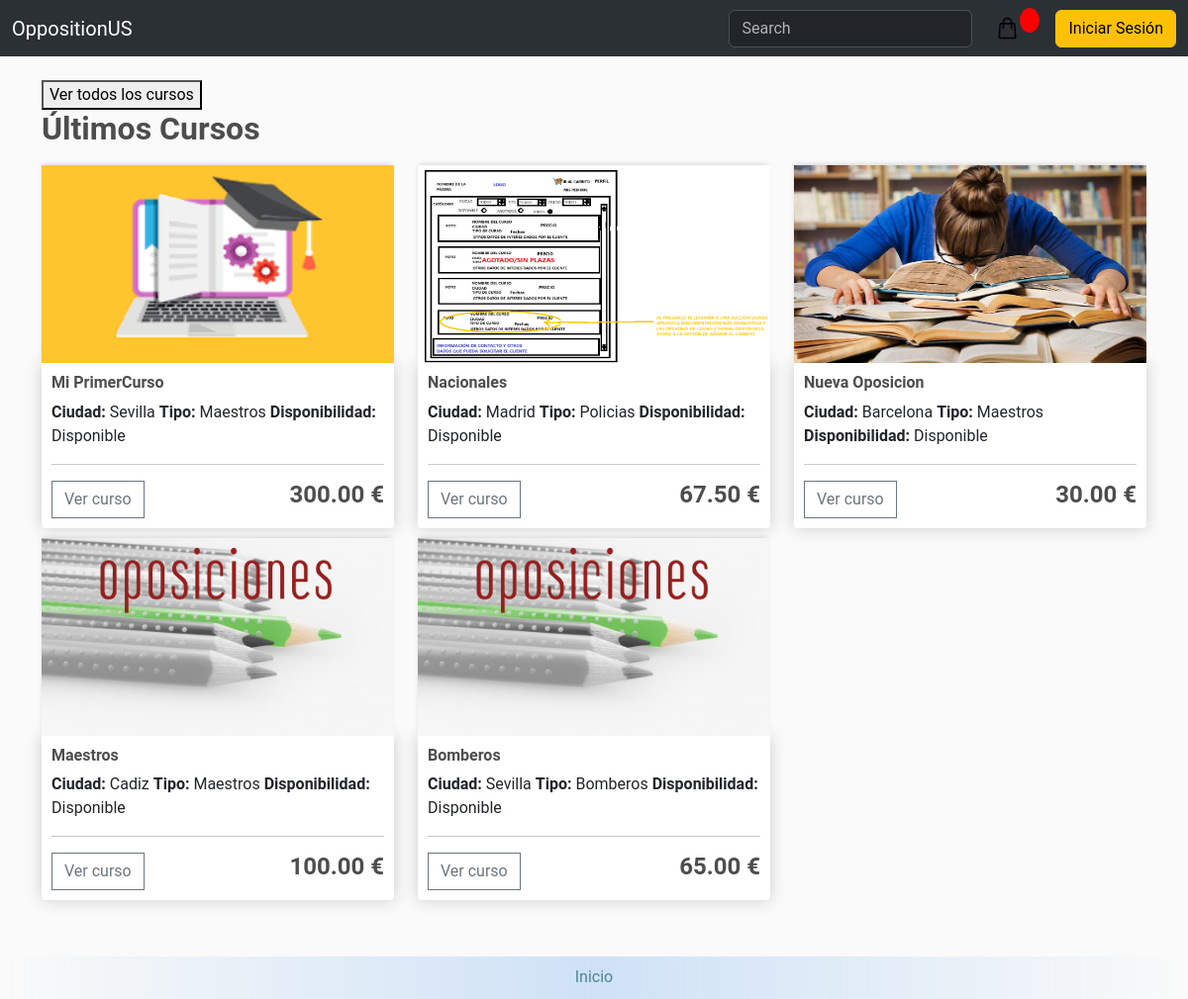
The app's page /, older data.
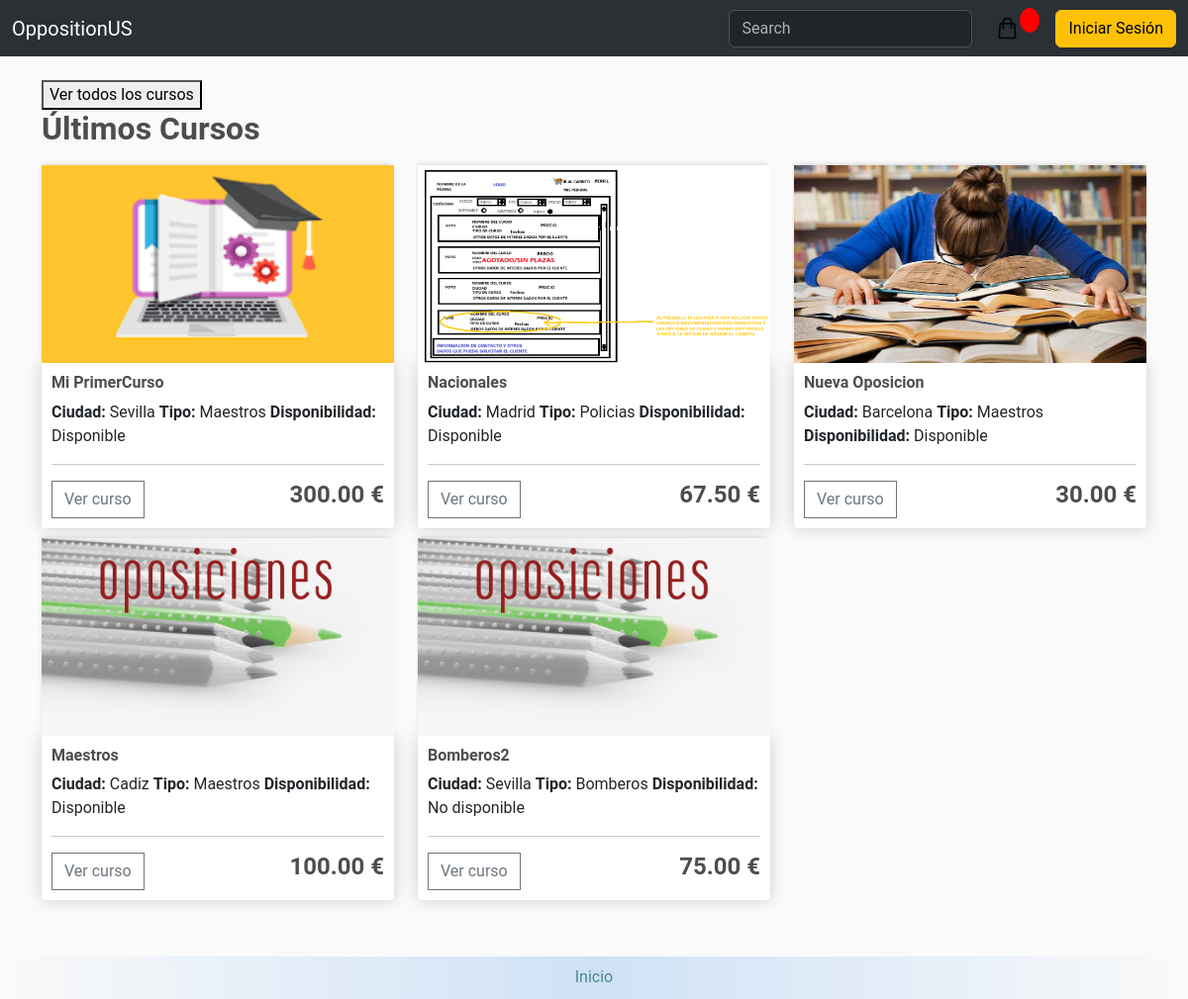
The same page, newer data.
### store/models.py (models this page shows, shortened)
class Course(models.Model):
    name = models.CharField(max_length=200, null=False, blank=False)
    image = models.ImageField(upload_to='courses')
    price = models.DecimalField(max_digits=7, decimal_places=2, null=False, blank=False, validators=[MinValueValidator(0)])
    details = models.CharField(max_length=200, null=True, blank=True)
    city = models.CharField(max_length=200, null=False, blank=False)
    course_type = models.ForeignKey(CourseType, null=True, on_delete=models.SET_NULL)
    capacity = models.DecimalField(max_digits=7, decimal_places=2, null=False, blank=False, validators=[MinValueValidator(0)])
    is_available = models.BooleanField(default=True)
    start_date = models.DateField(null=False, blank=False)
    end_date = models.DateField(null=False, blank=False)
    class Meta:
        verbose_name = 'Course'
        verbose_name_plural = 'Courses'
        ordering = ['name']

class CourseType(models.Model):
    name = models.CharField(max_length=50, unique=True, null=False, blank=False)
    def __str__(self):
        return self.name
    class Meta:
        verbose_name = 'Course type'
        verbose_name_plural = 'Course types'
        ordering = ['name']

### store/views.py (the view)
# urls.py: path('',views.showcase, name='showcase'),
def showcase(request):
    courses_preview = Course.objects.order_by('-id')[:5]
    context = {
        'courses_preview': courses_preview,
    }
    return render(request, 'store/preview.html', context)

### store/templates/store/preview.html (shortened to what this page needs)
{% extends 'store/main.html' %}
{% load static %}
{% block content %}
<div class="row">
    <form action="{% url 'store' %}" method="get">
        <button type="submit">Ver todos los cursos</button>
    </form>
    <h2><strong>Últimos Cursos</strong></h2>
    {% for course in courses_preview %}
        <div class="col-lg-4">
            <a href="{% url 'details' course.id %}">
                {% if course.image %}
                    <img class="thumbnail" src="{{ course.image.url }}">
                {% else %}
                    <img class="thumbnail" src="/products/placeholder.png">
                {% endif %}
            </a>
            <div class="box-element product">
                <h6><strong>{{ course.name }}</strong></h6>
                <h8><strong>Ciudad:</strong> {{ course.city }}</h8>
                <h8><strong>Tipo:</strong> {{ course.course_type }}</h8>
                <h8><strong>Disponibilidad:</strong> {{ course.is_available|yesno:"Disponible,No disponible" }}</h8>
                <hr>
                <a href="{% url 'details' course.id %}">
                    <button class="btn btn-outline-secondary add-btn">Ver curso</button>
                </a>
                <h4 style="display: inline-block; float: right;"><strong>
                    {{ course.price|floatformat:2 }} €
                </strong></h4>
            </div>
        </div>
    {% endfor %}
</div>
{% endblock content %}

Row changes from the older to the newer data that the page shows:
changed Course "Bomberos": name "Bomberos" → "Bomberos2"; is_available "Disponible" → "No disponible"; price "65.00" → "75.00"
